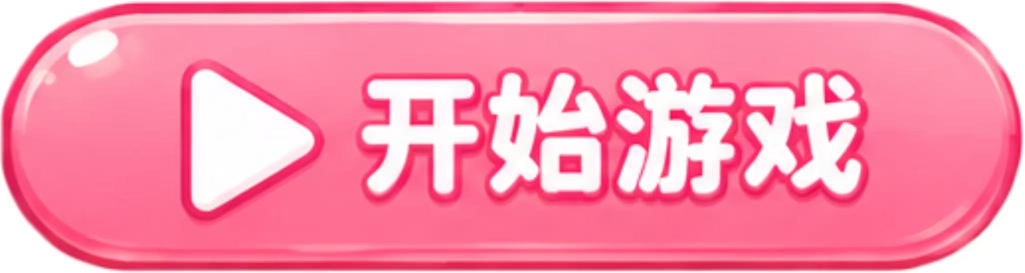
#> input picture assets/UI/开始游戏按钮.jpg, 2049 x 545 px (shown at 1/2 size); its folder holds 4 pictures in this run
$ python make_buttons.py
#> lines starting #> are read from the running program, lines starting #| are printed output that depends on the picture; after the words box and inside, x2 and y2 are one past the last pixel; in counts of white or black regions, pixels touching at a corner belong together
#> in main, rgb is the input picture: shape (545, 2049, 3); mean B, G, R 171.8, 144.1, 250.6
"""把按钮 JPG 去白底，生成带透明通道的 PNG。

只删除与图像边框相连的白色背景（连通域），按钮内部（含浅粉、白字、高光）
一律保留实心，避免之前用亮度阈值把红色通道恒为 255 的粉色内容误删。
"""
import os

import cv2
import numpy as np
from PIL import Image

ROOT = os.path.dirname(os.path.abspath(__file__))
UI = os.path.join(ROOT, "assets", "UI")

NAMES = [
    "开始游戏按钮", "游戏规则按钮", "返回按钮", "重新开始按钮",
    "下一关按钮", "好的按钮", "返回主菜单按钮",
]

WHITE_THRESH = 240  # min(r,g,b) >= 240 视为“白”（背景）


def make_alpha(rgb: np.ndarray) -> np.ndarray:
    """返回 0(背景)/255(内容) 的 alpha 掩码，0/255 二值。"""
    h, w = rgb.shape[:2]
#> h = 545; w = 2049
    mn = rgb.min(axis=2)
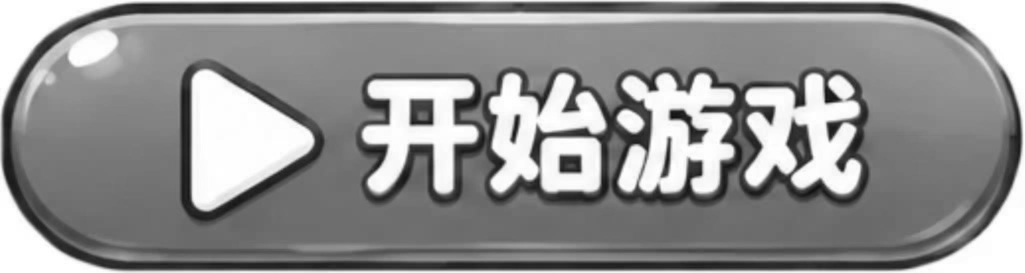
#> mn: shape (545, 2049) (shown at 1/2 size); min 10, max 255, mean 144
    white = (mn >= WHITE_THRESH).astype(np.uint8)
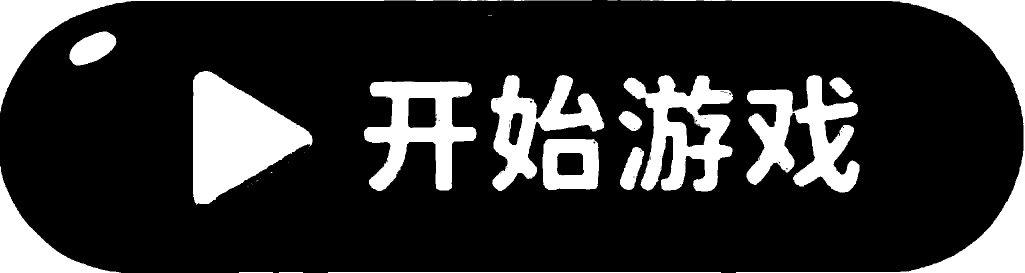
#> white: shape (545, 2049) (shown at 1/2 size); values 0 (black) and 1 (white), 19.3% white; 28 white regions (10 under 20 px), largest, box (x1, y1, x2, y2) and area: (386, 142, 625, 410) 36942, (1282, 0, 2049, 545) 34848, (1493, 150, 1719, 385) 25632

    # 连通域：背景 = 与边框相连的白色连通块
    num, labels = cv2.connectedComponents(white, connectivity=4)
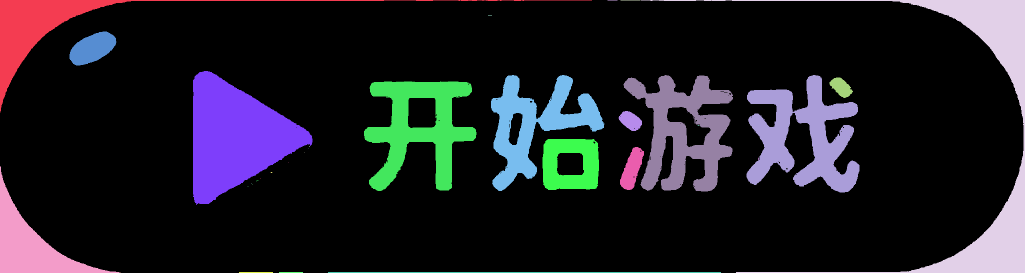
#> labels: shape (545, 2049) int32 (shown at 1/2 size); 36 distinct labels, from 0 to 35; one colour per label, 0 black
#> num = 36

    border = set()
    border.update(labels[0, :].tolist())
    border.update(labels[-1, :].tolist())
    border.update(labels[:, 0].tolist())
    border.update(labels[:, -1].tolist())
    border.discard(0)

    bg = np.isin(labels, list(border)).astype(np.uint8)
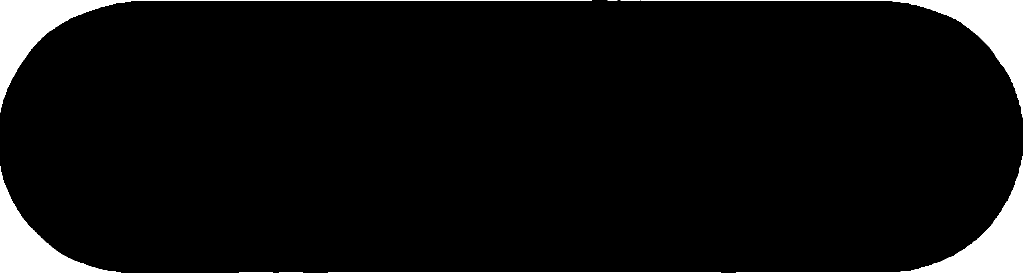
#> bg: shape (545, 2049) (shown at 1/2 size); values 0 (black) and 1 (white), 6.1% white; 9 white regions (1 under 20 px), largest, box (x1, y1, x2, y2) and area: (1282, 0, 2049, 545) 34848, (0, 0, 1184, 225) 17905, (0, 332, 239, 545) 13922

    # 背景向外膨胀 1px，吃掉白→粉过渡的浅色边缘
    bg = cv2.dilate(bg, np.ones((3, 3), np.uint8), iterations=1)
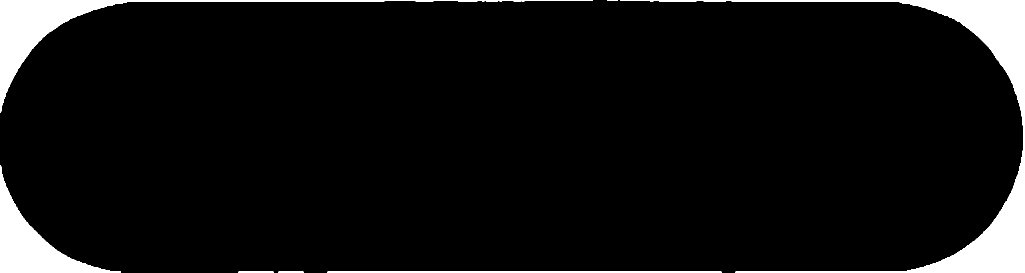
#> bg: shape (545, 2049) (shown at 1/2 size); values 0 (black) and 1 (white), 6.5% white; 7 white regions, largest, box (x1, y1, x2, y2) and area: (1240, 0, 2049, 545) 36832, (0, 0, 1185, 226) 19337, (0, 331, 242, 545) 14379

    return np.where(bg == 0, 255, 0).astype(np.uint8)
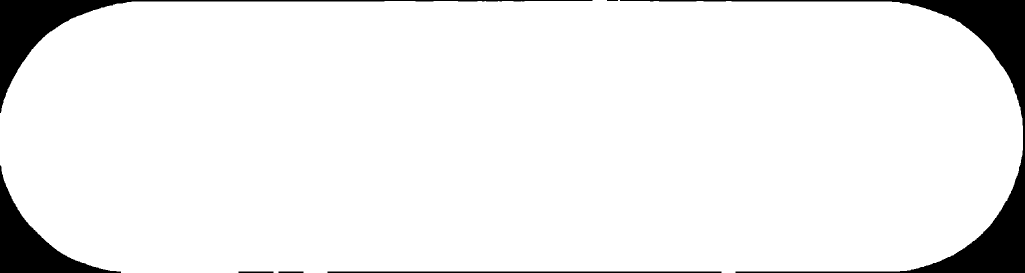
#> returned value: shape (545, 2049) (shown at 1/2 size); 93.5% white; 7 black regions, largest, box (x1, y1, x2, y2) and area: (1240, 0, 2049, 545) 36832, (0, 0, 1185, 226) 19337, (0, 331, 242, 545) 14379


def main():
    for name in NAMES:
        src = os.path.join(UI, name + ".jpg")
        dst = os.path.join(UI, name + ".png")

        rgb = cv2.imdecode(np.fromfile(src, np.uint8), cv2.IMREAD_COLOR)  # BGR
        rgb = cv2.cvtColor(rgb, cv2.COLOR_BGR2RGB)

        alpha = make_alpha(rgb)
        rgba = np.dstack([rgb, alpha])

        Image.fromarray(rgba, "RGBA").save(dst)

        transparent = (alpha < 10).mean()
#> transparent = 0.0648
        print(f"{name}: 透明像素占比 {transparent:.1%}  -> {os.path.basename(dst)}")
#| 开始游戏按钮: 透明像素占比 6.5%  -> 开始游戏按钮.png


if __name__ == "__main__":
#> (the run stopped early here; a loop or call above may not have finished)
